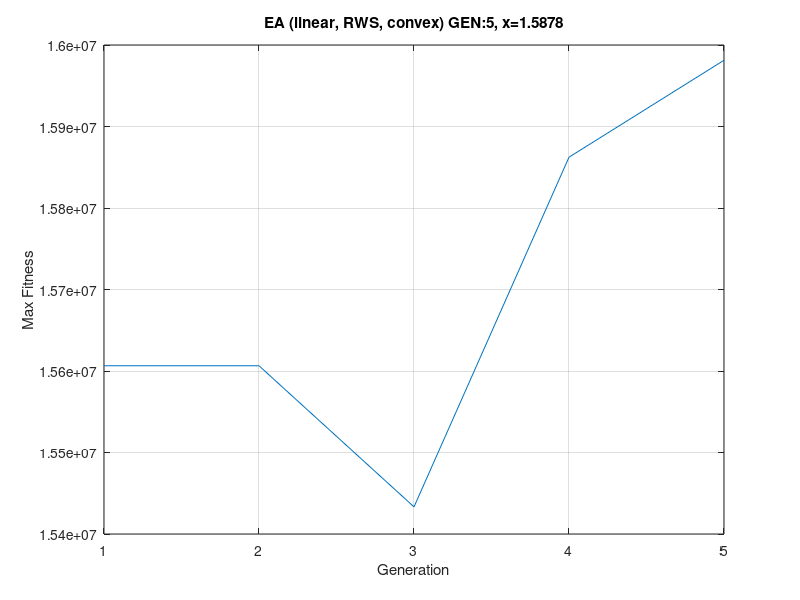

This figure's MATLAB source:
function ea1()
    clc; clear; close all;

    %% Configuration
    cfg.fitnessMode      = 'linear';    % 'power_law' or 'linear'
    cfg.reproductionMode = 'RWS';       % 'RWS' or 'TS'
    cfg.crossoverMode    = 'convex';    % 'average' or 'convex'
    cfg.populationSize   = 10;
    cfg.maxGenerations   = 200;
    cfg.valueRange       = [-10, 10];

    %% Run EA
    [bestX, fitnessHistory, genCount] = runEA(cfg);

    %% Plot Results
    figure;
    plot(1:genCount, fitnessHistory, '-');
    xlabel('Generation');
    ylabel('Max Fitness');
    grid on;
    if ~isempty(bestX)
        title(sprintf('EA (%s, %s, %s) GEN:%d, x=%.4f', ...
            cfg.fitnessMode, cfg.reproductionMode, cfg.crossoverMode, genCount, bestX), ...
            'Interpreter','none');
    else
        title(sprintf('EA (%s, %s, %s) Reached Max Generations (%d)', ...
            cfg.fitnessMode, cfg.reproductionMode, cfg.crossoverMode, cfg.maxGenerations), ...
            'Interpreter','none');
    end
end

%% Loop
function [bestX, maxFitHistory, generation] = runEA(cfg)
    pop = (cfg.valueRange(2)-cfg.valueRange(1)).*rand(1, cfg.populationSize) + cfg.valueRange(1);
    maxFitHistory = zeros(1, cfg.maxGenerations);
    bestX = [];

    xGrid = -10:0.1:10;
    yGrid = objective(xGrid);
    trueMax = max(yGrid);
    termFit = adaptFitness(trueMax, cfg);

    for generation = 1:cfg.maxGenerations
        rawFit   = objective(pop);
        fitness  = adaptFitness(rawFit, cfg);
        maxFitHistory(generation) = max(fitness);

        if maxFitHistory(generation) >= termFit
            idx   = find(fitness == max(fitness), 1);
            bestX = pop(idx);
            break;
        end

        parents = selectParentsReal(pop, fitness, cfg);
        offspring = doCrossoverReal(parents, cfg);
        pop = doMutationReal(offspring, cfg);
    end

    maxFitHistory = maxFitHistory(1:generation);
end

%% Objective Function
function y = objective(x)
    y = -15*(sin(2*x)).^2 - (x-2).^2 + 160;
end

%% Fitness Adaptation
function fAdj = adaptFitness(fRaw, cfg)
    switch cfg.fitnessMode
        case 'power_law'
            fAdj = fRaw .^ 5;
        case 'linear'
            fAdj = 1e5 * fRaw + 5;
        otherwise
            error('Unknown fitness mode.');
    end
end

%% Selection (RWS or Tournament)
function parents = selectParentsReal(pop, fitness, cfg)
    N = cfg.populationSize;
    parents = zeros(size(pop));
    switch cfg.reproductionMode
        case 'RWS'
            cumFit = cumsum(fitness);
            total  = cumFit(end);
            r      = rand(1, N) * total;
            for i = 1:N
                idx = find(cumFit >= r(i), 1);
                parents(i) = pop(idx);
            end
        case 'TS'
            for i = 1:N
                cand = randperm(N, 2);
                [~, b] = max(fitness(cand));
                parents(i) = pop(cand(b));
            end
        otherwise
            error('Unknown reproduction mode.');
    end
end

%% Crossover (Average or Convex)
function offspring = doCrossoverReal(parents, cfg)
    N = cfg.populationSize;
    offspring = parents;
    switch cfg.crossoverMode
        case 'average'
            for i = 1:(N-2)
                idx = randperm(N, 2);
                val = mean(parents(idx));
                val = min(max(val, cfg.valueRange(1)), cfg.valueRange(2));
                offspring(i) = val;
            end
        case 'convex'
            for i = 1:(N-2)
                idx = randperm(N, 2);
                r   = rand;
                val = r*parents(idx(1)) + (1-r)*parents(idx(2));
                val = min(max(val, cfg.valueRange(1)), cfg.valueRange(2));
                offspring(i) = val;
            end
        otherwise
            error('Unknown crossover mode.');
    end
end

%% Mutation (Uniform Real Mutation)
function mutants = doMutationReal(pop, cfg)
    N = cfg.populationSize;
    mutants = pop;
    if rand > 0.5
        d = (cfg.valueRange(2)-cfg.valueRange(1)) * 0.1 * (2*rand(1,N)-1);
        mutants = pop + d;
        mutants = min(max(mutants, cfg.valueRange(1)), cfg.valueRange(2));
    end
end
